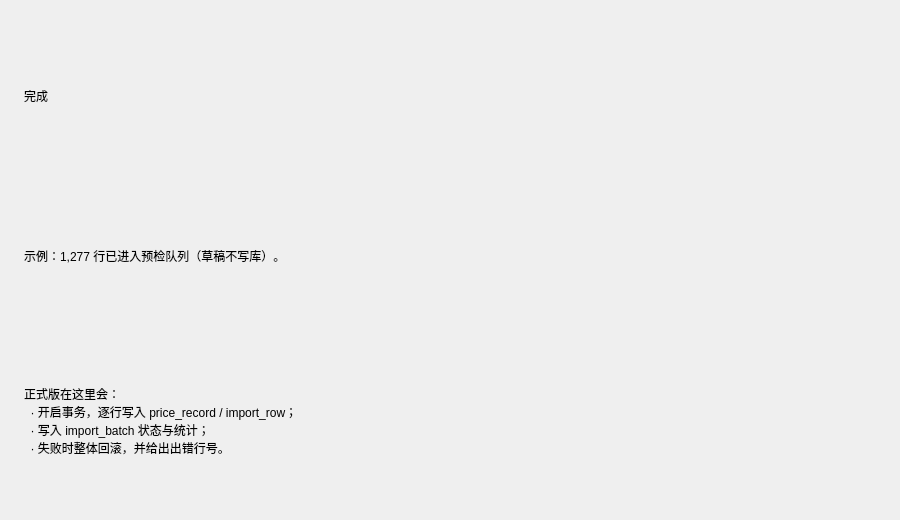
<?xml version="1.0" encoding="UTF-8"?>
<ui version="4.0">
 <class>WizardDonePage</class>
 <widget class="QWidget" name="WizardDonePage">
  <property name="geometry">
   <rect>
    <x>0</x>
    <y>0</y>
    <width>900</width>
    <height>520</height>
   </rect>
  </property>
  <layout class="QVBoxLayout" name="rootLayout">
   <property name="spacing">
    <number>8</number>
   </property>
   <property name="leftMargin">
    <number>24</number>
   </property>
   <property name="topMargin">
    <number>20</number>
   </property>
   <property name="rightMargin">
    <number>24</number>
   </property>
   <property name="bottomMargin">
    <number>16</number>
   </property>
   <item>
    <widget class="QLabel" name="title">
     <property name="kind" stdset="0">
      <string>h1</string>
     </property>
     <property name="text">
      <string>完成</string>
     </property>
    </widget>
   </item>
   <item>
    <widget class="QLabel" name="subtitle">
     <property name="kind" stdset="0">
      <string>muted</string>
     </property>
     <property name="text">
      <string>示例：1,277 行已进入预检队列（草稿不写库）。</string>
     </property>
    </widget>
   </item>
   <item>
    <spacer name="titleSpacer">
     <property name="orientation">
      <enum>Qt::Vertical</enum>
     </property>
     <property name="sizeType">
      <enum>QSizePolicy::Fixed</enum>
     </property>
     <property name="sizeHint" stdset="0">
      <size>
       <width>20</width>
       <height>6</height>
      </size>
     </property>
    </spacer>
   </item>
   <item>
    <widget class="QLabel" name="bodyLabel">
     <property name="kind" stdset="0">
      <string>muted</string>
     </property>
     <property name="text">
      <string>正式版在这里会：&#10;  · 开启事务，逐行写入 price_record / import_row；&#10;  · 写入 import_batch 状态与统计；&#10;  · 失败时整体回滚，并给出出错行号。</string>
     </property>
    </widget>
   </item>
   <item>
    <spacer name="mainSpacer">
     <property name="orientation">
      <enum>Qt::Vertical</enum>
     </property>
    </spacer>
   </item>
  </layout>
 </widget>
 <resources/>
 <connections/>
</ui>
